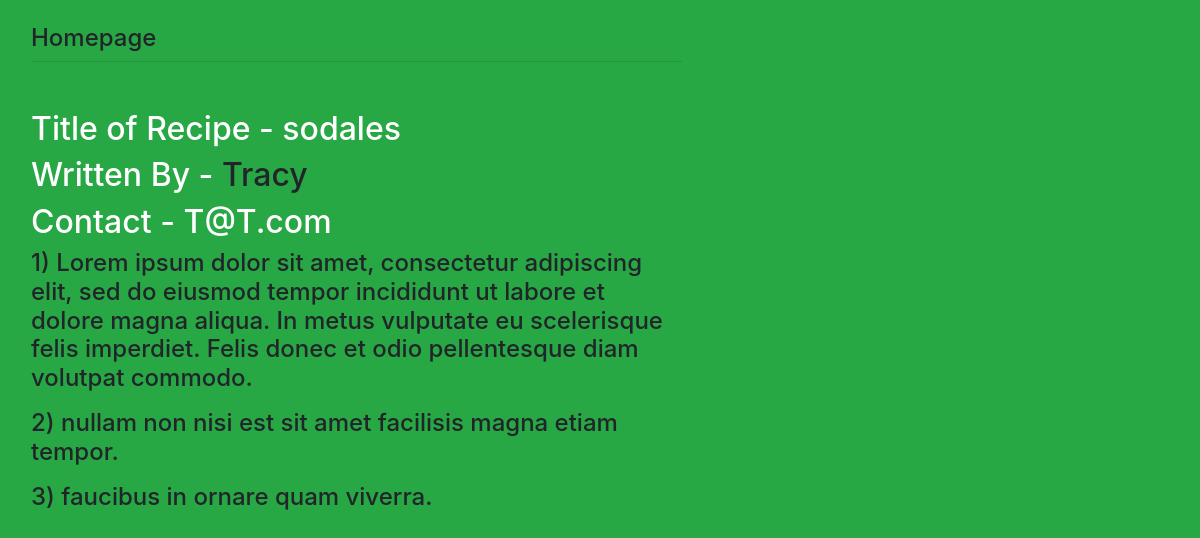
Page /recipes/1/ (signed in) on the committed database.
### recipes/models.py (models this page shows, shortened)
class Recipes(models.Model):
    title = models.CharField(max_length=100)
    body = models.TextField()
    publish_date = models.DateTimeField(default=timezone.now)
    author = models.ForeignKey(Author, on_delete=models.CASCADE)

class Author(models.Model):
    name = models.CharField(max_length=200)
    email = models.EmailField()
    user = models.OneToOneField(User, on_delete=models.CASCADE)

### recipes/views.py (the view)
# urls.py: path('recipes/<int:recipe_id>/', views.recipe_detail,
@login_required
def recipe_detail(request, recipe_id):
    the_recipe = Recipes.objects.get(id=recipe_id)
    return render(
        request, 'recipe_detail.html', {'recipe': the_recipe}
    )

### Templates/recipe_detail.html (shortened to what this page needs)
<!DOCTYPE html>
<html lang="en">
<head>
    <link rel="stylesheet" href="https://cdn.jsdelivr.net/npm/bootstrap@4.5.3/dist/css/bootstrap.min.css"
>
</head>
<body class="p-3 mb-2 bg-success text-white">
    <div class="row-5">
        <div class="col-7">
            <h4 class="mt-2"><a href="/" class="text-body">Homepage</a></h4>
            <hr class="mt-0 mb-4">
            <br>
            <h2>Title of Recipe - {{ recipe.title }}</h2>
            <h2>Written By - <a href="/author/{{ recipe.author.id }}" class="text-body">{{ recipe.author.name }}</a></h2>
            <h2>Contact - {{recipe.author.email}}</h2>
            <h4 class="text-body">{{ recipe.body|linebreaks }}</h4>
</body>
</html>

### rows in the picture
Recipes: title "sodales", author.name "Tracy", author.email "T@T.com", body "1) Lorem ipsum dolor sit amet, consectetur adipiscing elit, sed do eiusmod tempor incididunt ut labore et dolore magna aliqua. In metus vulputate eu scelerisque felis imperdiet. Felis donec et odio pellentesque diam volutpat commodo. 2) nullam non nisi est sit amet facilisis magna etiam tempor. 3) faucibus in ornare quam viverra."
